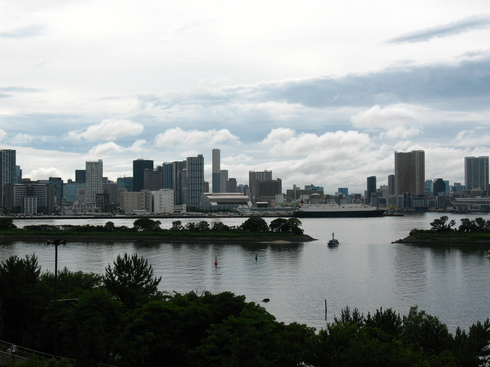
#> input picture Lab3/data/extra/s1.jpg, 490 x 367 px
$ python tasks.py ../Lab3/data/extra/s1.jpg ../Lab3/data/extra/s2.jpg ../Lab3/data/extra/s2.jpg   (older library calls are emulated)
#> lines starting #> are read from the running program, lines starting #| are printed output that depends on the picture; after the words box and inside, x2 and y2 are one past the last pixel; in counts of white or black regions, pixels touching at a corner belong together
### common/image.py
import scipy
import scipy.ndimage
import numpy as np
from .show import show

# A helper function for merging three single-channel images into an RGB image
def combine_channels(ch1, ch2, ch3):
    return np.array([ch1.T, ch2.T, ch3.T]).T

def image_to_3ch(image):
    return combine_channels(image,image,image)

def per_channel(func, image):
    assert(image.shape[2] == 3)
    r,g,b = image[:,:,0],image[:,:,1],image[:,:,2]
    return combine_channels(func(r), func(g), func(b))

def zoom_3ch(image, factor):
    return per_channel(lambda x : scipy.ndimage.zoom(x, factor, order=1), image)


def rgb2Y(img):
    return np.dot(img, np.array([ 0.2989,  0.5866,  0.1145]))

# Functions for converting color space on a three-channel image between RGB and YCbCr.
# Coefficients follow JPEG specification (https://www.w3.org/Graphics/JPEG/jfif3.pdf).
# [11 lines left out: functions split_to_YCbCr, merge_from_YCbCr, not called in this run]

# Shuffle dimentions to match cv2 color layout
def cv2_shuffle(image):
    return np.array([image.T[2], image.T[1], image.T[0]]).T

# [15 lines left out: functions remove_alpha, flip_xy, not called in this run]

# (n,2) -> (n,3)
def pointlist_to_homog(points):
    return np.hstack([points, np.ones((points.shape[0], 1))])

# (n,3), -> (n,2)
# [4 lines left out: function pointlist_from_homog, not called in this run]


class HomographyApplier:
    def __init__(self, H, offset=np.array([0,0])):
        self.H = H
        self.offset = offset
    # [6 lines left out: function __call__, not called in this run]


class TranslationApplier:
    def __init__(self, T):
        self.T = T
    def __call__(self, data):
        data = data - self.T
        return data

# Applies an arbitrary image transformation. The function which is
# passed as the second argument will be called with a long list of
# coordinates. It must return an array of identical size, but it may
# modify the coordinates of each point, to mark that its value shall
# be sampled from specified location. For example, a function which
# adds n to the second column of its input will transform the image so
# that it shifts n pixels downwards. What is cool about this
# implementation is that the called function may batch-process indices,
# which allows to create an arbitrary image warp transformation without
# processing pixels in a loop.
def img_transform(source_image, function, target_shape=None, constant=[0,0,0], order=3, mode='constant'):
    if target_shape is None:
        target_shape = source_image.shape
    cx,cy = np.meshgrid(np.arange(target_shape[0]), np.arange(target_shape[1]))
    coords = np.stack((cx,cy), axis=2).reshape((-1,2), order='F')
    coords2 = np.fliplr(function(np.fliplr(coords)))
    assert coords.shape == coords2.shape, ("Original coords shape %s is not equal to modified coords shape %s." % (coords.shape, coords2.shape))
    coordsB = np.pad(coords2, ((0,0),(0,1)), mode='constant', constant_values=0)
    coordsG = np.pad(coords2, ((0,0),(0,1)), mode='constant', constant_values=1)
    coordsR = np.pad(coords2, ((0,0),(0,1)), mode='constant', constant_values=2)
    ptsB = scipy.ndimage.map_coordinates(source_image, coordsB.T, order=order, mode=mode, cval=constant[2])
    ptsG = scipy.ndimage.map_coordinates(source_image, coordsG.T, order=order, mode=mode, cval=constant[1])
    ptsR = scipy.ndimage.map_coordinates(source_image, coordsR.T, order=order, mode=mode, cval=constant[0])
    pts = np.vstack((ptsB, ptsG, ptsR)).T
    tshape = (target_shape[1], target_shape[0], target_shape[2])
    pts = pts.reshape(tshape, order='F').transpose((1,0,2))
    # A copy is needed due to a bug in opencv which causes it to
    # incorrectly track the data layout of numpy arrays which are
    # temporarily in an optimized layout
    return pts.copy()

def img_transform_1ch(source_image, function, target_shape=None, constant=0, order=3, mode='constant'):
    if target_shape is None:
        target_shape = source_image.shape
    cx,cy = np.meshgrid(np.arange(target_shape[0]), np.arange(target_shape[1]))
    coords = np.stack((cx,cy), axis=2).reshape((-1,2), order='F')
    coords2 = np.fliplr(function(np.fliplr(coords)))
    assert coords.shape == coords2.shape, ("Original coords shape %s is not equal to modified coords shape %s." % (coords.shape, coords2.shape))
    coordsX = np.pad(coords2, ((0,0),(0,0)), mode='constant', constant_values=0)
    # print(coordsX.T.shape)
    pts = scipy.ndimage.map_coordinates(source_image, coordsX.T, order=order, mode=mode, cval=constant)
    pts = pts.T
    tshape = (target_shape[1], target_shape[0])
    pts = pts.reshape(tshape, order='F').transpose((1,0))
    # A copy is needed due to a bug in opencv which causes it to
    # incorrectly track the data layout of numpy arrays which are
    # temporarily in an optimized layout
    return pts.copy()

# Similar to img_transform, but the argument function shall return not coordinates, but values.
# [10 lines left out: function img_gen, not called in this run]

def img_transform_H(source, H, target_shape, constant=[0,0,0], order=3, offset=np.array([0,0])):
    return img_transform(source, HomographyApplier(H, offset), target_shape, constant, order)

def img_transform_translate(source, T, target_shape, constant=[0,0,0], order=3):
    return img_transform(source, TranslationApplier(T), target_shape, constant, order)

# Helper class for img_transform_unwrap_envmap
class Unwrapper:
    def __init__(self, input_shape, target_shape):
        self.input_shape = np.array([input_shape[1], input_shape[0]])
        self.target_shape = target_shape
    # [31 lines left out: functions __call__, img_transform_unwrap_envmap, find_homography, not called in this run]

def image_bounds_pointlist(image):
    h,w,_ = image.shape
    return np.array([[0,0],[0,h],[w,0],[w,h]])

# [43 lines left out: functions img_gen_mask_smooth, img_gen_mask_ones, image_split_blocks, image_join_blocks, not called in this run]

class KernelGenGaussian:
    def __init__(self, sigma, R):
        self.sigma = sigma
        self.R = R
    # [5 lines left out: function __call__, not called in this run]


class KernelGenSquare:
    def __init__(self, r, R):
        self.r = r
        self.R = R
    # [6 lines left out: function __call__, not called in this run]

class KernelGenCircle:
    def __init__(self, r, R):
        self.r = r
        self.R = R
    # [6 lines left out: function __call__, not called in this run]

### common/compositing.py
import scipy
import scipy.ndimage
import numpy as np
from .show import show
from .image import *

# [6 lines left out: function naiveComposite, not called in this run]

def dotIm(a,b):
    return (a * b).sum()

L = np.array([[0, -1, 0],
              [-1, 4, -1],
              [0, -1, 0]])
def Lconv(image):
    return per_channel(lambda i: scipy.ndimage.convolve(i, L), image)

# [14 lines left out: function poissonGD, not called in this run]

def poissonConj(bg, fg, mask, x, y, niter):
    mask = img_transform_1ch(mask, lambda data: data + np.array([-x,-y]), bg.shape, constant=False, order=0)
    if len(bg.shape) > 2 and bg.shape[2] == 3:
        mask = combine_channels(mask,mask,mask)
    fg = img_transform(fg, lambda data: data + np.array([-x,-y]), bg.shape, constant=[0,0,0], order=0)
    template = bg.copy()
    template[mask] = False
    b = Lconv(fg)
    x = template + (fg * mask)
    r = ( b - Lconv(x) ) * mask
    d = r
    for i in range(niter):
        #print("iter " ,i)
        alpha = dotIm(r,r)/dotIm(d,Lconv(d))
        x = x + alpha*d
        rnext = ( r - alpha*Lconv(d) ) * mask
        beta = dotIm(rnext, rnext)/dotIm(r,r)
        r = rnext
        d = ( r + beta * d ) * mask
    return x

### Lab8/tasks.py
import numpy as np
import scipy
import scipy.ndimage
import cv2
import argparse
import sys
from common.image import *
from common.show import *
from common.compositing import *

parser = argparse.ArgumentParser(description='Performs image compositing.')
parser.add_argument('bg_path', metavar="BG_IMAGE", type=str, help="Path to background image file.")
parser.add_argument('fg_path', metavar="FG_IMAGE", type=str, help="Path to foreground image file.")
parser.add_argument('mask_path', metavar="MASK_IMAGE", type=str, help="Path to mask image file.")
parser.add_argument('--mode', type=str, choices=['naive', 'poissonGD', 'poissonConj'], default='poissonConj', help='Compositing algorithm to use')
parser.add_argument('--niter', type=int, default=50, help='Number of iterations')
parser.add_argument('--pos', nargs=2, type=int, default=[0,0], help="Position of the fg image within the bg image.")
parser.add_argument('-o', '--output', metavar="OUTPUT", type=str, default='output.png',
                    help="Path where the output image will be stored.")

try:
    args = parser.parse_args()
except SystemExit:
    sys.exit(0)

x = args.pos[0]
y = args.pos[1]

bg = scipy.ndimage.imread(args.bg_path)[:,:,0:3]/255.0
fg = scipy.ndimage.imread(args.fg_path)[:,:,0:3]/255.0
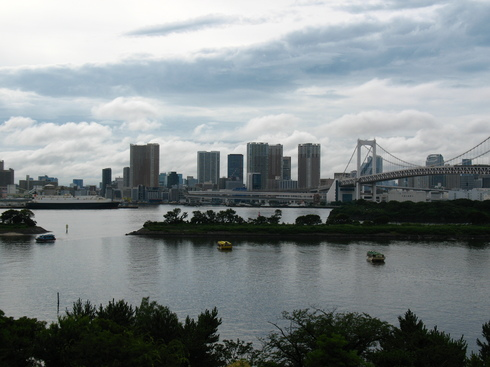
#> input picture Lab3/data/extra/s2.jpg, 490 x 367 px
mask = scipy.ndimage.imread(args.mask_path)[:,:,0]/255.0 > 0.5
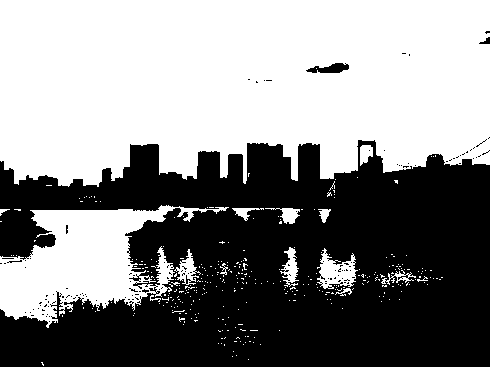
#> mask: shape (367, 490) bool; 53.5% white; 129 black regions (126 under 20 px), largest, box (x1, y1, x2, y2) and area: (0, 140, 490, 367) 82937, (306, 63, 349, 73) 268, (479, 37, 490, 44) 41

if args.mode == 'naive':
    print("Using Naive Compositing")
    result = naiveComposite(bg, fg, mask, x, y)
elif args.mode == 'poissonGD':
    print("Using Poisson Gradient Descent")
    result = poissonGD(bg, fg, mask, x, y, args.niter)
elif args.mode == 'poissonConj':
    print("Using Poisson Conjugate")
    result = poissonConj(bg, fg, mask, x, y, args.niter)
#> in poissonConj, `template[mask] = False`:
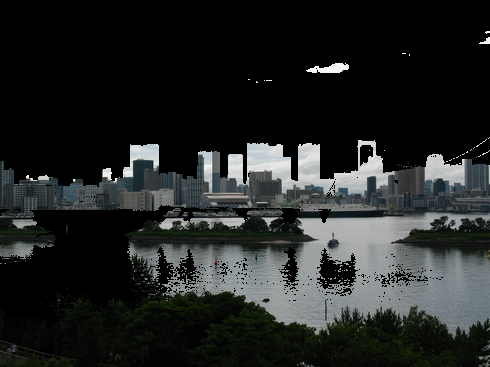
#> template: shape (367, 490, 3) float64; mean R, G, B 0.135, 0.144, 0.141
#> the loop in poissonConj, `for i in range(niter): #print("iter " ,i)` made 50 passes
#> (alpha, beta) on passes 1 to 12: (0.325, 0.23), (0.348, 0.494), (0.365, 0.491), (0.423, 0.643), (0.374, 0.56), (0.453, 0.794), (0.395, 0.639), (0.463, 0.834), (0.408, 0.675), (0.495, 0.911), (0.399, 0.638), (0.498, 0.968)
#> pass 1, in poissonConj, `x = x + alpha*d`:
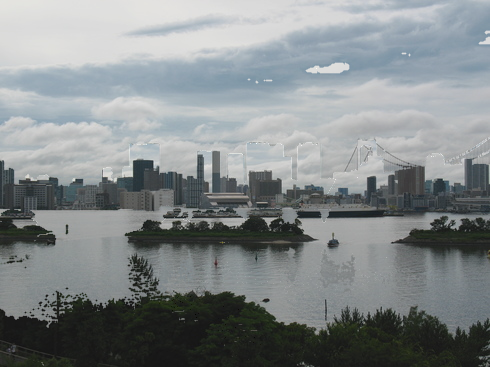
#> x: shape (367, 490, 3) float64; mean R, G, B 0.531, 0.557, 0.564; drawn with min black and max white
#> after the loop in poissonConj, `for i in range(niter):`:
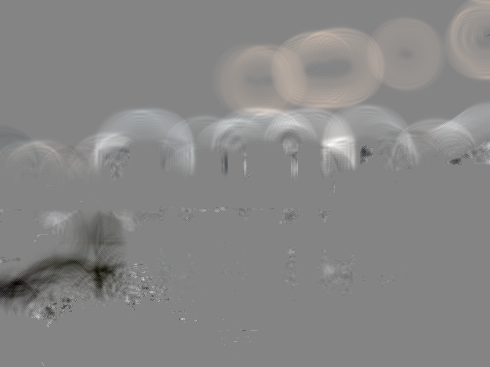
#> d: shape (367, 490, 3) float64; mean R, G, B 0.000994, 0.000829, 0.000685; drawn with min black and max white
#> after the loop in poissonConj, `for i in range(niter):`:
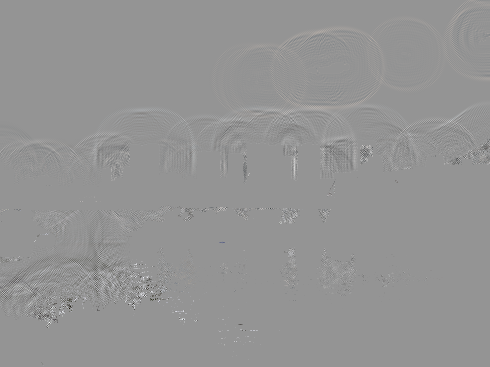
#> r: shape (367, 490, 3) float64; mean R, G, B 4.37e-05, 3.63e-05, 3.07e-05; drawn with min black and max white
#> after the loop in poissonConj, `for i in range(niter):`:
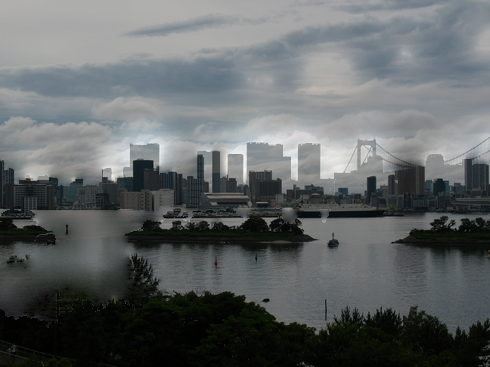
#> x: shape (367, 490, 3) float64; mean R, G, B 0.548, 0.571, 0.575; drawn with min black and max white

scipy.misc.imsave(args.output, result.copy())
